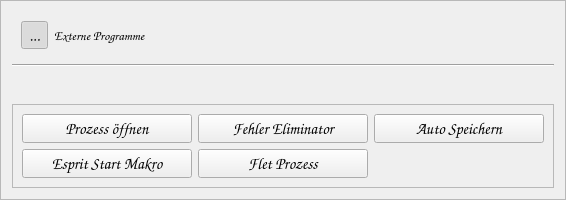
     <widget class="QFrame" name="fr_scripts_aufklappen">
      <property name="sizePolicy">
       <sizepolicy hsizetype="Preferred" vsizetype="Preferred">
        <horstretch>0</horstretch>
        <verstretch>0</verstretch>
       </sizepolicy>
      </property>
      <property name="maximumSize">
       <size>
        <width>16777215</width>
        <height>200</height>
       </size>
      </property>
      <property name="font">
       <font>
        <family>Comic Sans MS</family>
        <pointsize>12</pointsize>
       </font>
      </property>
      <property name="frameShape">
       <enum>QFrame::Shape::StyledPanel</enum>
      </property>
      <property name="frameShadow">
       <enum>QFrame::Shadow::Raised</enum>
      </property>
      <layout class="QVBoxLayout" name="verticalLayout_6">
       <item>
        <widget class="QWidget" name="wg_scripts_aufklappen" native="true">
         <layout class="QHBoxLayout" name="horizontalLayout_18">
          <item>
           <widget class="QToolButton" name="tb_scripts_aufklappen">
            <property name="focusPolicy">
             <enum>Qt::FocusPolicy::NoFocus</enum>
            </property>
            <property name="text">
             <string>...</string>
            </property>
            <property name="shortcut">
             <string notr="true"/>
            </property>
            <property name="checkable">
             <bool>true</bool>
            </property>
            <property name="checked">
             <bool>true</bool>
            </property>
            <property name="autoRaise">
             <bool>true</bool>
            </property>
           </widget>
          </item>
          <item>
           <widget class="QLabel" name="lb_scripts">
            <property name="font">
             <font>
              <family>Comic Sans MS</family>
              <pointsize>10</pointsize>
             </font>
            </property>
            <property name="text">
             <string>Externe Programme</string>
            </property>
           </widget>
          </item>
         </layout>
        </widget>
       </item>
       <item>
        <widget class="Line" name="line">
         <property name="orientation">
          <enum>Qt::Orientation::Horizontal</enum>
         </property>
        </widget>
       </item>
       <item>
        <spacer name="verticalSpacer_2">
         <property name="orientation">
          <enum>Qt::Orientation::Vertical</enum>
         </property>
         <property name="sizeHint" stdset="0">
          <size>
           <width>20</width>
           <height>40</height>
          </size>
         </property>
        </spacer>
       </item>
       <item>
        <widget class="QFrame" name="fr_scripts">
         <property name="frameShape">
          <enum>QFrame::Shape::StyledPanel</enum>
         </property>
         <property name="frameShadow">
          <enum>QFrame::Shadow::Raised</enum>
         </property>
         <layout class="QGridLayout" name="gridLayout">
          <item row="0" column="2">
           <widget class="QPushButton" name="pb_auto_speichern">
            <property name="minimumSize">
             <size>
              <width>170</width>
              <height>0</height>
             </size>
            </property>
            <property name="maximumSize">
             <size>
              <width>210</width>
              <height>16777215</height>
             </size>
            </property>
            <property name="font">
             <font>
              <family>Comic Sans MS</family>
              <pointsize>12</pointsize>
              <bold>false</bold>
             </font>
            </property>
            <property name="text">
             <string>Auto Speichern</string>
            </property>
            <property name="autoDefault">
             <bool>true</bool>
            </property>
           </widget>
          </item>
          <item row="1" column="1">
           <widget class="QPushButton" name="pb_flet_prozess">
            <property name="minimumSize">
             <size>
              <width>170</width>
              <height>0</height>
             </size>
            </property>
            <property name="maximumSize">
             <size>
              <width>210</width>
              <height>16777215</height>
             </size>
            </property>
            <property name="font">
             <font>
              <family>Comic Sans MS</family>
              <pointsize>12</pointsize>
              <bold>false</bold>
             </font>
            </property>
            <property name="text">
             <string>Flet Prozess</string>
            </property>
            <property name="autoDefault">
             <bool>true</bool>
            </property>
           </widget>
          </item>
          <item row="0" column="1">
           <widget class="QPushButton" name="pb_fehlermeldung_destroyer">
            <property name="minimumSize">
             <size>
              <width>170</width>
              <height>0</height>
             </size>
            </property>
            <property name="maximumSize">
             <size>
              <width>210</width>
              <height>16777215</height>
             </size>
            </property>
            <property name="font">
             <font>
              <family>Comic Sans MS</family>
              <pointsize>12</pointsize>
              <bold>false</bold>
             </font>
            </property>
            <property name="text">
             <string>Fehler Eliminator</string>
            </property>
            <property name="autoDefault">
             <bool>true</bool>
            </property>
           </widget>
          </item>
          <item row="0" column="0">
           <widget class="QPushButton" name="pb_prozess_oeffnen">
            <property name="minimumSize">
             <size>
              <width>170</width>
              <height>0</height>
             </size>
            </property>
            <property name="maximumSize">
             <size>
              <width>210</width>
              <height>16777215</height>
             </size>
            </property>
            <property name="font">
             <font>
              <family>Comic Sans MS</family>
              <pointsize>12</pointsize>
              <bold>false</bold>
             </font>
            </property>
            <property name="text">
             <string>Prozess öffnen</string>
            </property>
            <property name="autoDefault">
             <bool>true</bool>
            </property>
           </widget>
          </item>
          <item row="1" column="0">
           <widget class="QPushButton" name="pb_esprit_start_makro">
            <property name="minimumSize">
             <size>
              <width>170</width>
              <height>0</height>
             </size>
            </property>
            <property name="maximumSize">
             <size>
              <width>210</width>
              <height>16777215</height>
             </size>
            </property>
            <property name="font">
             <font>
              <family>Comic Sans MS</family>
              <pointsize>12</pointsize>
              <bold>false</bold>
             </font>
            </property>
            <property name="text">
             <string>Esprit Start Makro</string>
            </property>
            <property name="autoDefault">
             <bool>true</bool>
            </property>
           </widget>
          </item>
         </layout>
        </widget>
       </item>
      </layout>
     </widget>
